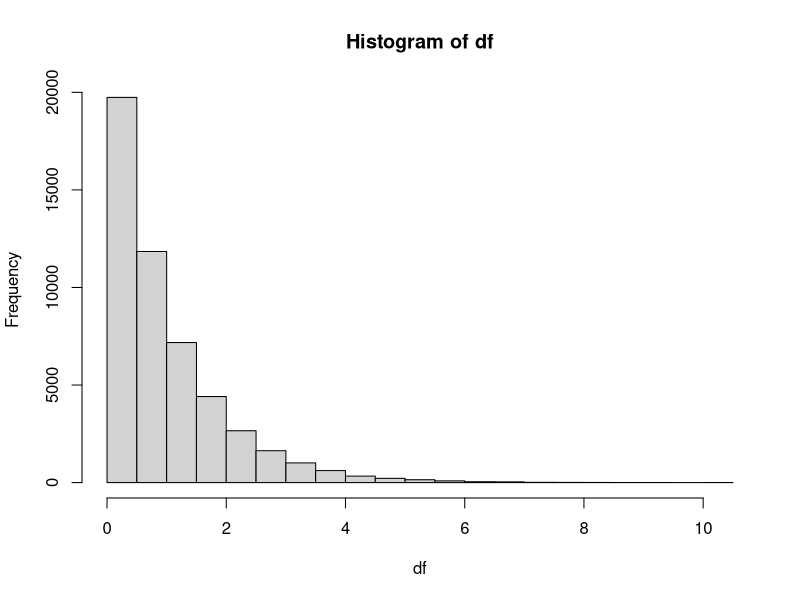
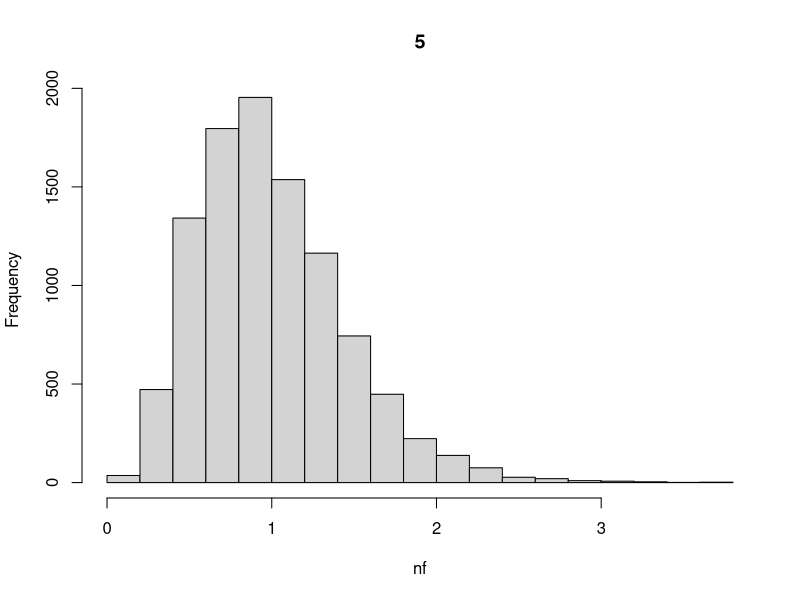
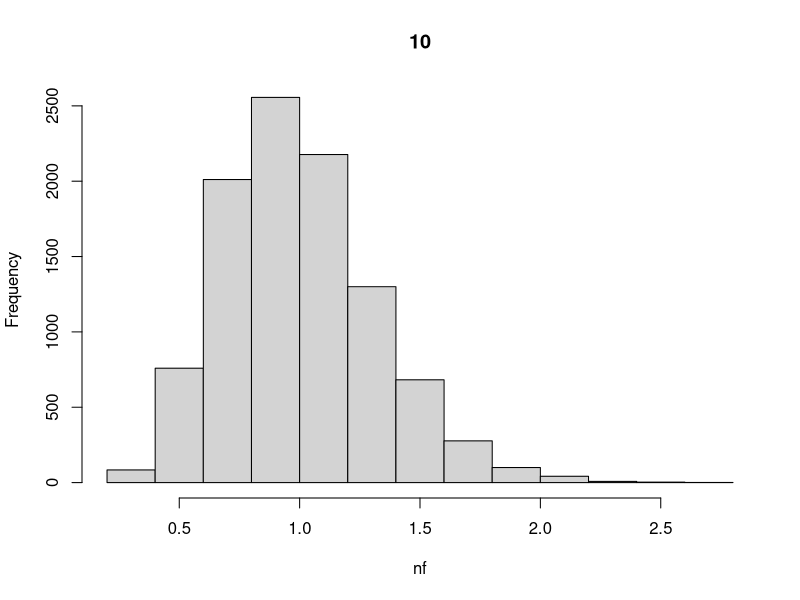
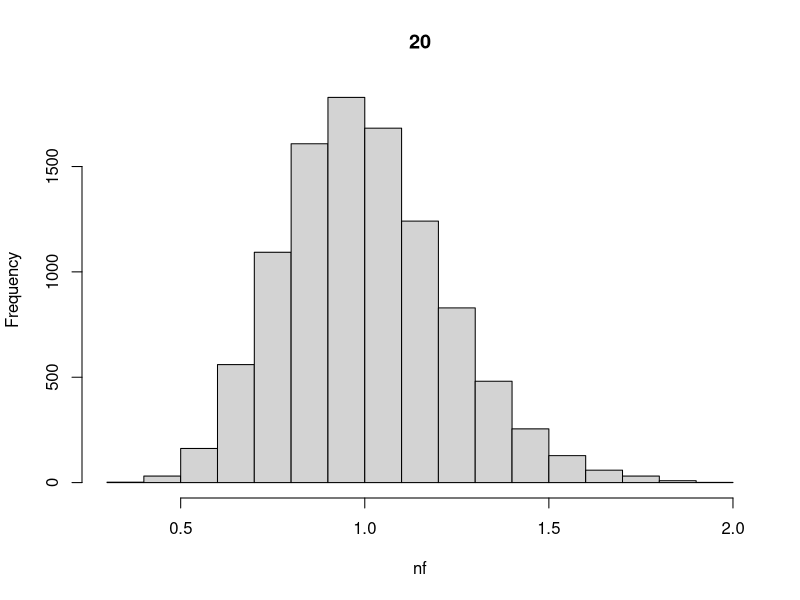

Generate these figures, in order, with R:
## ---- chunk 1
library(tidyverse)
tribble( ~x, ~y, ~w, ~z,
         210, 300, 220, 180,
         102, 100, 119, 187,
         176, 175, 188, 173,
         87, 95, 91, 94,
         202, 210, 234, 218,
         110, 122, 131, 128,
) -> dt
dt
## ---- chunk 2
#1.a
map_dbl(dt, mean)

map_dbl(dt, sd)


map(dt, sqrt)

summary(dt)
## ---- chunk 3
#part 2 setup
df <- c()
for (val in 1:10000){
  rexp(5) -> 
  new_val
  meanval <- mean(new_val)
  df <- append(df,new_val)
  }
head(df)
hist(df)
## ---- chunk 4
nf <- c()
map_dbl(1:10000, ~mean(rexp(5,)))

## ---- chunk 5

nf <- replicate(10000, mean(rexp(5,)))
nf
## ---- chunk 6
val <- c(5, 10, 20)
for (item in val){
  nf <- replicate(10000, mean(rexp(item,)))
  hist(nf,
       main = item)
}
  


